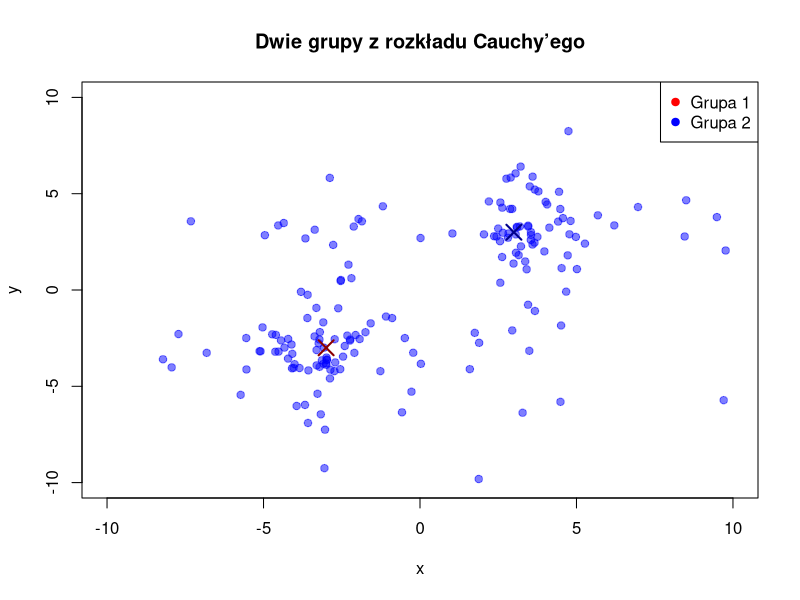

Write the R code that produced this figure.
generuj_dane_cauchy <- function(n = 200, center1 = c(-5, -5), center2 = c(5, 5), zakres = 10) {
  set.seed(42)
  
  # Grupa 1
  x1 <- rcauchy(n, location=center1[1], scale=1)
  y1 <- rcauchy(n, location=center1[2], scale=1)
  grupa1 <- data.frame(x = x1, y = y1, grupa = 1)
  
  # Grupa 2
  x2 <- rcauchy(n, location=center2[1], scale=1)
  y2 <- rcauchy(n, location=center2[2], scale=1)
  grupa2 <- data.frame(x = x2, y = y2, grupa = 2)
  
  # Połączenie w jeden data frame
  wszystkie_punkty <- rbind(grupa1, grupa2)
  
  # Rysowanie
  plot(wszystkie_punkty$x, wszystkie_punkty$y, 
       col = ifelse(wszystkie_punkty$grupa == "Grupa 1", rgb(1, 0, 0, 0.5), rgb(0, 0, 1, 0.5)),
       pch = 19, xlim = c(-zakres, zakres), ylim = c(-zakres, zakres),
       xlab = "x", ylab = "y", main = "Dwie grupy z rozkładu Cauchy’ego")
  
  # Oznaczenie środków
  points(center1[1], center1[2], col="darkred", pch=4, lwd=2, cex=2)
  points(center2[1], center2[2], col="darkblue", pch=4, lwd=2, cex=2)
  
  legend("topright", legend=c("Grupa 1", "Grupa 2"), col=c("red", "blue"), pch=19)
  
  return(wszystkie_punkty)
}

#Przykladowe wywolanie
grupa <- generuj_dane_cauchy(n=100, center1=c(-3, -3), center2=c(3, 3))